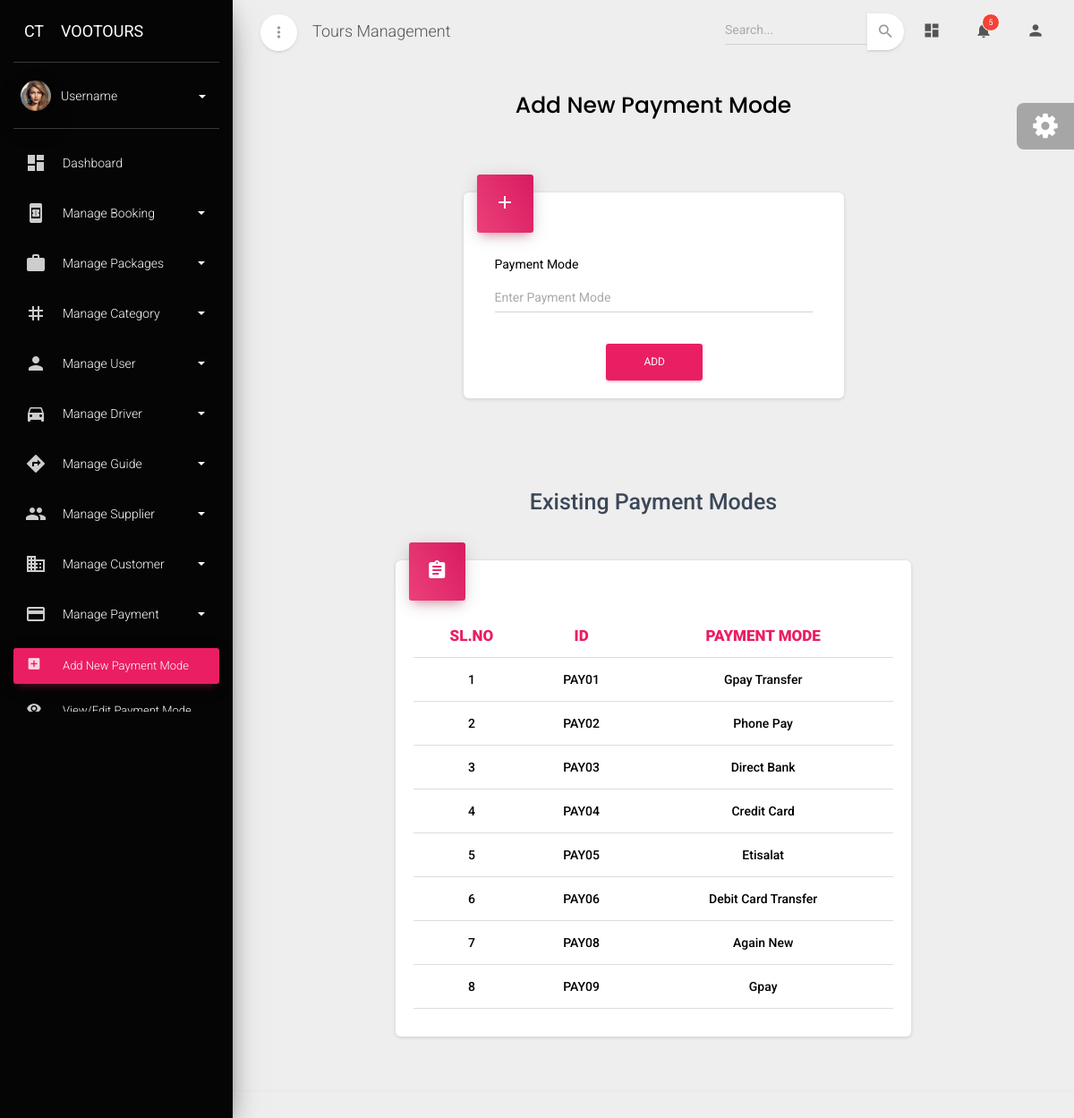
Screenshot of /addpaymentmode with the database file from the repository.
### admin_dashboard/models.py (models this page shows, shortened)
class Payment_mode(models.Model):
    payment_id=models.CharField(max_length=10,primary_key=True,editable=False)
    payment_mode=models.CharField(max_length=50,unique=True)

### admin_dashboard/views.py (the view)
# urls.py: path('addpaymentmode',addpaymentmode_view,name="addpaymentmode"),
def addpaymentmode_view(request):
    try:
        if request.method == 'POST':
            form = Payment_form(request.POST)
            if form.is_valid():
                form.save()
                payments = Payment_mode.objects.all().values('payment_id', 'payment_mode')
                payment_list = list(payments)
                return JsonResponse({'success': True, 'payments': payment_list})
            else:
                return JsonResponse({'success': False, 'errors': form.errors})
        else:
            form = Payment_form()
            payments = Payment_mode.objects.all()
        return render(request, 'addpayment.html', {'form': form, 'data': payments})
    except Exception as e:
        return JsonResponse({'success': False, 'error': str(e)}, status=500)

### admin_dashboard/forms.py
class Payment_form(forms.ModelForm):
    class Meta:
        model=Payment_mode
        exclude=['payment_id']
        widgets={
                'payment_mode': forms.TextInput(attrs={
                    'class': 'form-control',
                    'placeholder': 'Enter Payment Mode',
                }),
         }

### admin_dashboard/templates/addpayment.html (shortened to what this page needs)
{% extends "base.html" %}
{% block content %}
<div class="content">
    <div class="container-fluid">
        <div class="row text-center">
            <h3 class="font-weight-bold" style="font-family:poppins,serif;color:#000;">Add New Payment Mode</h3>
        </div>
        <div class="row mt-4">
            <div class="col-3"></div>
            <div class="col-lg-6 col-md-12 col-md-12 pt-3 text-black">
                <div class="card">
                    <div class="card-header card-header-rose card-header-icon">
                        <div class="card-icon">
                            <i class="material-icons">add</i>
                        </div>
                    </div>
                    <div class="card-body">
                        <form  enctype="multipart/form-data" action="{% url 'addpaymentmode' %}" method="post" id="lang-form">
                                <div class="col-md-12">
                                    <div class=" form-group">
                                        <label for="id_payment_mode" class="text-black">Payment Mode</label>
                                        {{ form.payment_mode }}
                                    </div>
                                </div>
                            <div class="row">
                                <div class="col-4"></div>
                                <div class="col-lg-4 col-md-4 col-12">
                                    <button class="btn btn-square btn-rose w-100 mt-4" type="submit">ADD</button>
                                </div>
                                <div class="col-4"></div>
                            </div>
                        </form>
                    </div>
                </div>
            </div>
            <div class="col-3"></div>
            <div class="container mt-5">
                <div class="row">
                    <div class="col-2"></div>
                    <div class="col-lg-8 col-md-12 col-md-12">
                        <h3 class="card-title text-center mb-5" style="font-weight: 500;">Existing Payment Modes</h3>
                        <div class="card">
                            <div class="card-header card-header-rose card-header-icon">
                                <div class="card-icon">
                                    <i class="material-icons">assignment</i>
                                </div>
                            </div>
                            <div class="card-body">
                                <div class="table-responsive">
                                    <table class="table" id="language-table">
                                        <thead>
                                            <tr>
                                                <th class="text-center text-rose" style="font-weight: 900;">SL.NO</th>
                                                <th class="text-center text-rose" style="font-weight: 900;">ID</th>
                                                <th class="text-center text-rose" style="font-weight: 900;">PAYMENT MODE</th>
                                            </tr>
                                        </thead>
                                        <tbody>
                                            {% for i in data %}
                                                <tr>
                                                    <td class="text-center" style="font-weight: 500;">{{ forloop.counter }}</td>
                                                    <td class="text-center text-capitalize" style="font-weight: 500;">{{ i.payment_id }}</td>
                                                    <td class="text-center text-capitalize" style="font-weight: 500;">{{ i.payment_mode }}</td>
                                                </tr>
                                            {% endfor %}
                                        </tbody>
                                    </table>
                                </div>
                            </div>
                        </div>
                    </div>
                    <div class="col-2"></div>
                </div>
            </div>
        </div>
    </div>
</div>
{% endblock content %}

### rows the page displays
Payment_mode: payment_id "PAY01", payment_mode "Gpay Transfer"
Payment_mode: payment_id "PAY02", payment_mode "Phone Pay"
Payment_mode: payment_id "PAY03", payment_mode "Direct Bank"
Payment_mode: payment_id "PAY04", payment_mode "Credit Card"
Payment_mode: payment_id "PAY05", payment_mode "Etisalat"
Payment_mode: payment_id "PAY06", payment_mode "Debit Card Transfer"
Payment_mode: payment_id "PAY08", payment_mode "Again New"
Payment_mode: payment_id "PAY09", payment_mode "Gpay"
